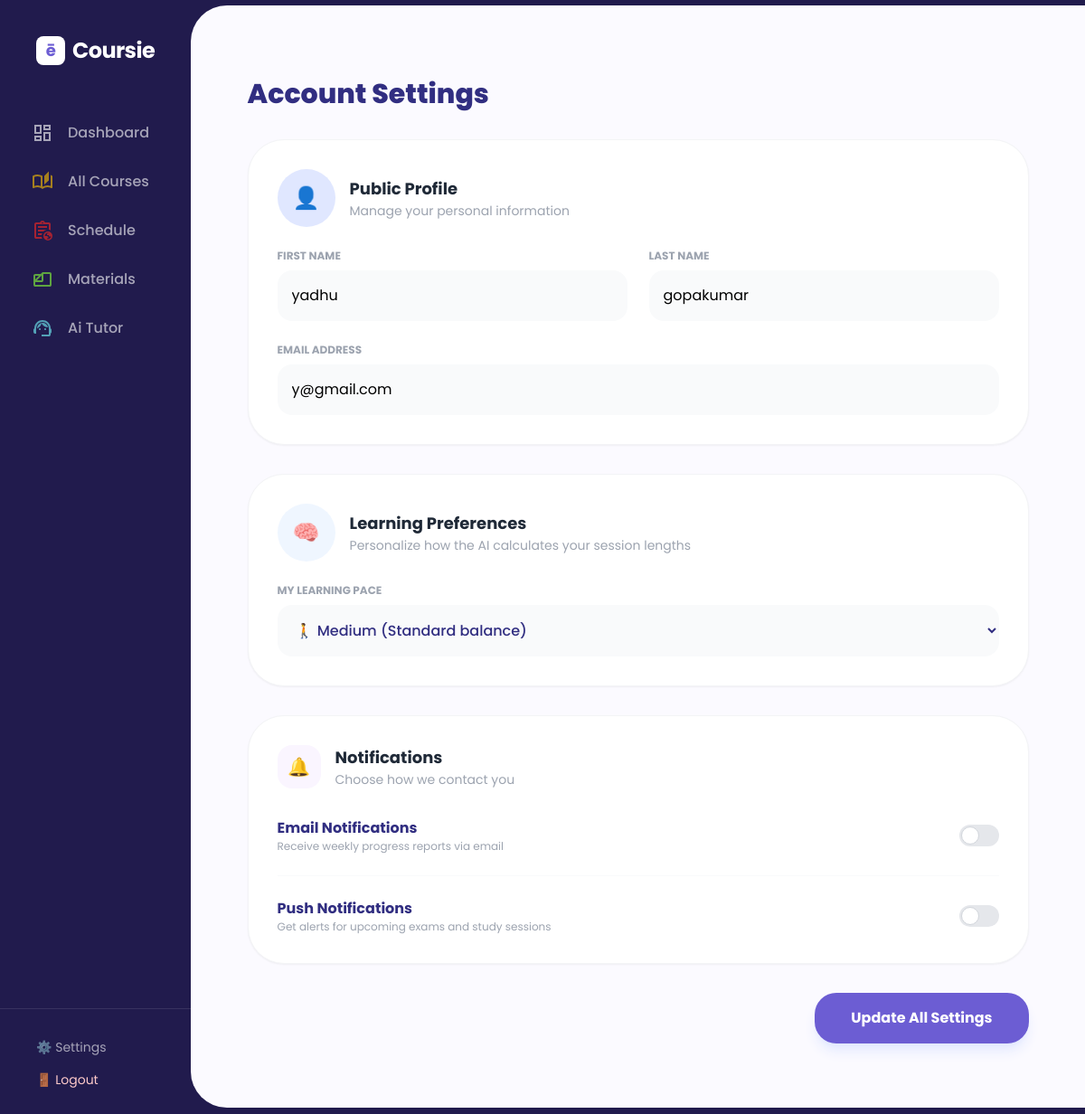
The app's page /accounts/settings/ (signed in) with its own data.
### accounts/models.py (models this page shows, shortened)
class User(AbstractUser):
    username = None  # ❌ completely removed
    email = models.EmailField(unique=True)
    objects = UserManager()  # ✅ REQUIRED
    USERNAME_FIELD = "email"
    REQUIRED_FIELDS = []  # no username

### accounts/views.py (the view, shortened to what this page needs)
# urls.py: path('settings/', settings_view, name='settings'),
@login_required
def settings_view(request):
    user = request.user
    profile = user.profile  # Get the OneToOne profile
    return render(request, "accounts/settings.html")

### templates/accounts/settings.html (shortened to what this page needs)
{% extends 'base.html' %}
{% block content %}
<div class="max-w-4xl mx-auto py-10 px-4">
    <h2 class="text-3xl font-extrabold text-indigo-900 mb-8">Account Settings</h2>
    <form method="POST" class="space-y-8">
        <div class="bg-white rounded-[2.5rem] p-8 shadow-sm border border-gray-100">
            <div class="flex items-center space-x-4 mb-6">
                <div class="w-16 h-16 bg-indigo-100 rounded-full flex items-center justify-center text-2xl">👤</div>
                <div>
                    <h3 class="text-lg font-bold text-gray-800">Public Profile</h3>
                    <p class="text-sm text-gray-400">Manage your personal information</p>
                </div>
            </div>
            <div class="grid grid-cols-1 md:grid-cols-2 gap-6">
                <div>
                    <label class="block text-xs font-bold text-gray-400 uppercase mb-2">First Name</label>
                    <input type="text" name="first_name" value="{{ user.first_name }}"
                        class="w-full bg-gray-50 border-none rounded-2xl p-4 focus:ring-2 focus:ring-indigo-500">
                </div>
                <div>
                    <label class="block text-xs font-bold text-gray-400 uppercase mb-2">Last Name</label>
                    <input type="text" name="last_name" value="{{ user.last_name }}"
                        class="w-full bg-gray-50 border-none rounded-2xl p-4 focus:ring-2 focus:ring-indigo-500">
                </div>
                <div class="md:col-span-2">
                    <label class="block text-xs font-bold text-gray-400 uppercase mb-2">Email Address</label>
                    <input type="email" name="email" value="{{ user.email }}"
                        class="w-full bg-gray-50 border-none rounded-2xl p-4 focus:ring-2 focus:ring-indigo-500">
                </div>
            </div>
        </div>
        <div class="bg-white rounded-[2.5rem] p-8 shadow-sm border border-gray-100">
            <div class="flex items-center space-x-4 mb-6">
                <div class="w-16 h-16 bg-blue-50 rounded-full flex items-center justify-center text-2xl">🧠</div>
                <div>
                    <h3 class="text-lg font-bold text-gray-800">Learning Preferences</h3>
                    <p class="text-sm text-gray-400">Personalize how the AI calculates your session lengths</p>
                </div>
            </div>
            <div>
                <label class="block text-xs font-bold text-gray-400 uppercase mb-2">My Learning Pace</label>
                <select name="learning_pace"
                    class="w-full bg-gray-50 border-none rounded-2xl p-4 focus:ring-2 focus:ring-indigo-500 font-medium text-indigo-900 cursor-pointer">
                    <option value="medium" {% if user.profile.learning_pace == 'medium' %}selected{% endif %}>🚶 Medium (Standard balance)</option>
                </select>
            </div>
        </div>
        <div class="bg-white rounded-[2.5rem] p-8 shadow-sm border border-gray-100">
            <div class="flex items-center space-x-4 mb-8">
                <div class="w-12 h-12 bg-purple-50 rounded-2xl flex items-center justify-center text-xl">🔔</div>
                <div>
                    <h3 class="text-lg font-bold text-gray-800">Notifications</h3>
                    <p class="text-sm text-gray-400">Choose how we contact you</p>
                </div>
            </div>
            <div class="space-y-6">
                <div class="flex items-center justify-between">
                    <div>
                        <p class="font-bold text-indigo-900">Email Notifications</p>
                        <p class="text-xs text-gray-400">Receive weekly progress reports via email</p>
                    </div>
                    <label class="relative inline-flex items-center cursor-pointer">
                        <div class="w-11 h-6 bg-gray-200 peer-focus:outline-none rounded-full peer peer-checked:after:translate-x-full peer-checked:after:border-white after:content-[''] after:absolute after:top-[2px] after:left-[2px] after:bg-white after:border-gray-300 after:border after:rounded-full after:h-5 after:w-5 after:transition-all peer-checked:bg-indigo-600"></div>
                    </label>
                </div>
                <hr class="border-gray-50">
                <div class="flex items-center justify-between">
                    <div>
                        <p class="font-bold text-indigo-900">Push Notifications</p>
                        <p class="text-xs text-gray-400">Get alerts for upcoming exams and study sessions</p>
                    </div>
                    <label class="relative inline-flex items-center cursor-pointer">
                        <div class="w-11 h-6 bg-gray-200 peer-focus:outline-none rounded-full peer peer-checked:after:translate-x-full peer-checked:after:border-white after:content-[''] after:absolute after:top-[2px] after:left-[2px] after:bg-white after:border-gray-300 after:border after:rounded-full after:h-5 after:w-5 after:transition-all peer-checked:bg-indigo-600"></div>
                    </label>
                </div>
            </div>
        </div>
        <div class="flex justify-end">
            <button type="submit" class="bg-[#6C5DD3] text-white px-10 py-4 rounded-[1.5rem] font-bold shadow-lg shadow-indigo-100 hover:scale-105 transition-transform">
                Update All Settings
            </button>
        </div>
    </form>
</div>
{% endblock %}

### templates/base.html (style rules this page uses)
body { font-family: 'Poppins', sans-serif; min-height: 100vh; display: flex; align-items: center; justify-content: center; margin: 0; }

### records on screen
User: first_name "yadhu", last_name "gopakumar", email "y@gmail.com", learning_pace "🚶 Medium (Standard balance)"
